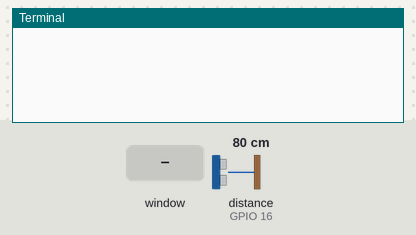
A program run on a simulated Raspberry Pi (BCM pin numbers). On the bench: the last lines printed to the terminal. The test bench sets the inputs (shaded band); at power-on: distance to the obstacle (sensor on GPIO 16) 80 cm. The echo pulse lasts 58.3 µs per cm; the clock reads 2024-03-15 10:24:30 at power-on unless the program sets it; the desktop window is not drawn, its controls go by their first labels and the mouse button is held 0.15 s; empty text fields in the window are filled with 5; threads take turns every 2 ms.

Above: at 1.2 s.
1.3 s: control labelled "Medir" in the window clicked
At 3.1 s:
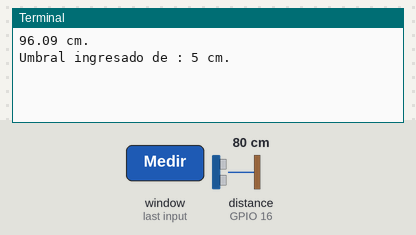
3.8 s: distance to the obstacle (sensor on GPIO 16) set to 2 cm
At 5.2 s:
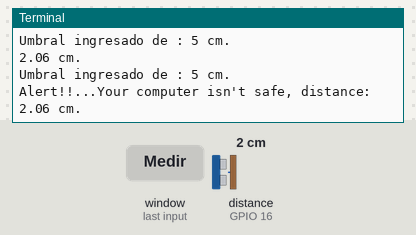
6.8 s: control labelled "No medir" in the window clicked
At 8.0 s:
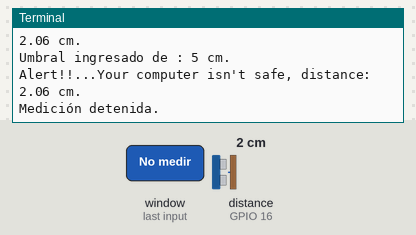

Measured:
- after the input at 1.3 s, the terminal: prints a new line after 1.0 s (image 1)
- after the input at 3.8 s, the terminal: prints a new line after 0.54 s (image 2)
- after the input at 6.8 s, the terminal: prints a new line after 0.46 s (image 3)

The program:

05-tkinter-blabla.py
```python
import  RPi.GPIO as GPIO
from tkinter import *
import threading
import time
import telepot
from telepot.loop import MessageLoop

GPIO.setmode(GPIO.BCM)
GPIO.setwarnings(False)

pinTRIG=23
pinECHO=16
vSon=34300

GPIO.setup(pinTRIG,GPIO.OUT)
GPIO.setup(pinECHO,GPIO.IN)
GPIO.output(pinTRIG,GPIO.LOW)

def getHour():
    while True:
        hour = time.strftime('%I:%M:%S')
        hourValue.config(text=hour)

def getDate():
    while True:
        date = time.strftime('%d:%m:%y')
        dateValue.config(text=date)

def botfunction(value):

    chatID = value['chat']['id']
    command = value['text']

token = '2123194698:AAG1O395gfxg1fcbPbVtXQhQKJq5CeCXhCg'
connBot = telepot.Bot(token)
MessageLoop(connBot, botfunction).run_as_thread()

def distance():
    x = seleccion.get()
    #print("variable seleccion: " + str(x))
    if x == 1:
        time.sleep(1)
        GPIO.output(pinTRIG,GPIO.HIGH)
        time.sleep(0.00001)
        GPIO.output(pinTRIG,GPIO.LOW)
        while GPIO.input(pinECHO)==0:
                tinicio=time.time()
        while GPIO.input(pinECHO)==1:
                tfin=time.time()
        tvuelo=tfin-tinicio
        distancia=tvuelo*vSon/2
        distancia=round(distancia,2)

        distanceValue.config(text=distancia)
        print(str(distancia) + " cm.")

        if txtUmbral.get() != "":
            umbral = int(txtUmbral.get())
            print("Umbral ingresado de : " + str(umbral) + " cm.")
            if distancia > 0 and distancia < umbral:
                connBot.sendMessage(2003138995, str("Alert!!...Your computer isn't safe, distance: ") + str(distancia) + str(" cm."))
                print("Alert!!...Your computer isn't safe, distance: " + str(distancia) + " cm.")
        else:
            print("No ha ingresado el umbral.")

        window.update()
        distance()
    else:
        print("Medición detenida.")

# definition window
window = Tk()
window.geometry("300x150")
window.title("Tarea")

frame = Frame(window)
frame.pack()

lbDate = Label(frame, text='Date: ', font=('Helvetica', 14))
dateValue = Label(frame, font=('Helvetica', 14) )
lbHour = Label(frame, text='Hour: ', font=('Helvetica', 14))
hourValue = Label(frame, font=('Helvetica', 14))
lbDistance = Label(frame, text='Distance: ', font=('Helvetica', 14))
distanceValue = Label(frame, font=('Helvetica', 14))
lbUmbral = Label(frame, text='Umbral: ', font=('Helvetica', 14))

seleccion = IntVar()
seleccion.set(0)

boton1 = Radiobutton(frame, text='Medir', variable=seleccion,fg='blue', indicator=1, width=10, padx=20, value=1, command=distance)
boton2 = Radiobutton(frame, text='No medir', variable=seleccion,fg='red', indicator=1, width=10, padx=20, value=0)

txtUmbral = Entry(frame, width=4, font=('Helvetica', 14))

lbDate.grid(row=0, column=0)
dateValue.grid(row=0, column=1)
lbHour.grid(row=1, column=0)
hourValue.grid(row=1, column=1)
lbDistance.grid(row=2, column=0)
distanceValue.grid(row=2, column=1)
lbUmbral.grid(row=3, column=0)
txtUmbral.grid(row=3, column=1)

boton1.grid(row=4, column=1)
boton2.grid(row=5, column=1)

hourThread = threading.Thread(name='Hour', target=getHour, daemon=True)
DateThread = threading.Thread(name='Date', target=getDate, daemon=True)

hourThread.start()
DateThread.start()

window.mainloop()
```
